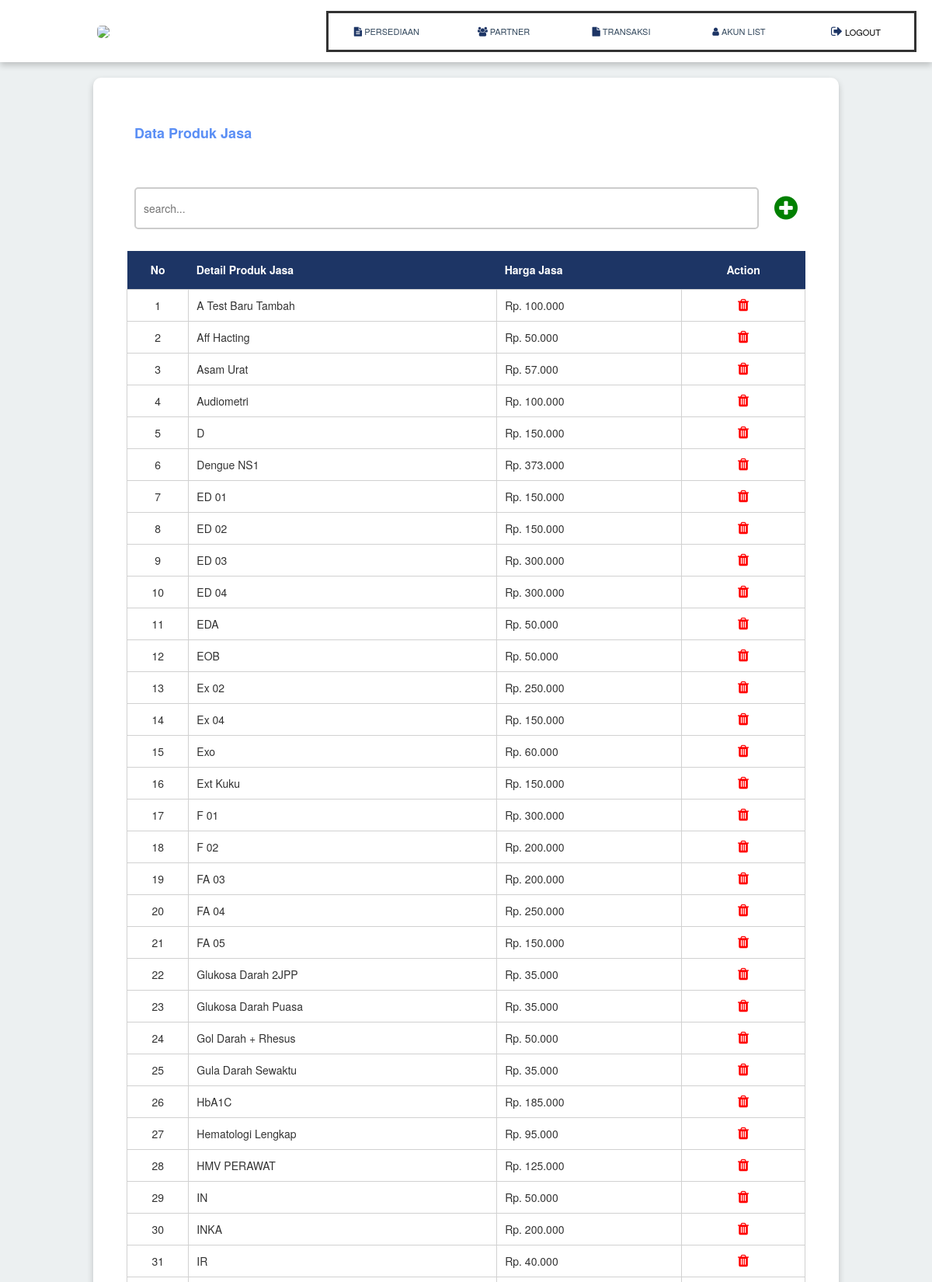
/account/list-jasa.php (signed in, upper part), run on the app's committed database.
### tables this page shows
CREATE TABLE `db_jasa` (
  `no` int(25) NOT NULL,
  `nama_jasa` varchar(100) NOT NULL,
  `harga` varchar(25) NOT NULL,
  `view` varchar(1) NOT NULL DEFAULT '1'
);

### account/list-jasa.php (the view, shortened to what this page needs)
<?php
include "akses.php";
include "mainhead.php";
?>
<table class="table-main">
<td style="padding:20px;">
<table style="width:95%;padding:20px;margin-top:30px;">
    <td colspan="2" ><font size="4" color="#5b8ff5"><b>Data Produk Jasa</b></font></td></tr>
    <td colspan="2" height="40">&nbsp;</td></tr>
    <td align="left" width="95%"><input type="text" id="myInput" onkeyup="myFunction()" placeholder="search..."></td>
    <td align="center" width="5%"><a href="add-jasa" tooltip='Tambah produk jasa' flow='left'><i class="fa fa-plus-circle" style="color:green;font-size:35px;"></i></a></td>
</table>
<table id="myTable" style="width:95%;padding:20px;margin-top:20px;">
  <tr class="header" height="50" style="background:#1d3565;color:white;">
    <th style="width:5%;padding:10px;"><center>No</center></th>
    <th style="width:25%;padding:10px;">Detail Produk Jasa</th>
    <th style="width:15%;padding:10px;">Harga Jasa</th>
    <th style="width:10%;padding:10px;"><center>Action</center></th>
  </tr>
<?php
$query=mysqli_query($koneksi,"SELECT * FROM db_jasa where view like '1' order by nama_jasa");
$no = 1;
while ($record=mysqli_fetch_array($query)){
  $hargarp = number_format($record['harga'],0,",",".");
  echo "
  <script type='text/javaScript'>
  function cek_hapus$no()
  {
      tanya = confirm('Anda ingin menghapus produk $record[nama_jasa] ?');
      if (tanya == true) return list-jasa();
      else return false;
  }
  function edit_jasa$no() {window.location = 'edit-jasa?no=$record[no]'}
  </script>
  <tr>
  <td style='border:1px solid #d1d1d1;padding:10px;'><center>$no</center></td>
  <td style='border:1px solid #d1d1d1;padding:10px;'>$record[nama_jasa]</td>
  <td style='border:1px solid #d1d1d1;padding:10px;'>Rp. $hargarp</td>
  <td style='border:1px solid #d1d1d1;padding:10px;'>
  <center>
  <a href='action/delete-jasa?no=$record[no]' tooltip='Hapus Produk Jasa' flow='left' ><i class='fa fa-trash' style='color:red;font-size:18px;' onclick='return cek_hapus$no();'></i></a>
  </center>
  </td>
  </tr>";
  $no++;
}
?>
</table>
</td>
</table>

### link/mystyle.css (style rules this page uses)
@media screen and (min-width: 279px) { * { margin:0px auto; } }
@media screen and (min-width: 479px) { * { margin:0px auto; } }
@media screen and (min-width: 679px) { * { margin:0px auto; } }
[tooltip] { position: relative; }
[tooltip]::before, [tooltip]::after { text-transform: none; font-size: .9em; line-height: 1; user-select: none; pointer-events: none; position: absolute; display: none; opacity: 0; }
[tooltip]::before { content: ''; border: 5px solid transparent; z-index: 1001; }
[tooltip]::after { content: attr(tooltip); font-family: Helvetica, sans-serif; text-align: center; min-width: 3em; max-width: 21em; white-space: nowrap; overflow: hidden; text-overflow: ellipsis; padding: 1ch 1.5ch; border-radius: .3ch; box-shadow: 0 1em 2em -.5em rgba(0, 0, 0, 0.35); background: #333; color: #fff; z-index: 1000; }
[tooltip][flow^="left"]::before { top: 50%; border-right-width: 0; border-left-color: #333; left: calc(0em - 5px); transform: translate(-.5em, -50%); }
[tooltip][flow^="left"]::after { top: 50%; right: calc(100% + 5px); transform: translate(-.5em, -50%); }
input[type=text],input[type=password],select,input[type=number],input[type=file],input[type=email],input[type=date],input[type=time],textarea { font-size: 14px; width: 100%; padding: 15px 10px; box-sizing: border-box; border: 2px solid #ccc; -webkit-transition: 0.5s; transition: 0.5s; outline: none; background-size: 30px; background-position: 5px 5px; background-repeat: no-repeat; padding-left: 10px; border-radius: 5px; }
.table-main { width: 80%; margin-bottom: 100px; padding: 100px 100px; border-radius: 10px; background: white; box-shadow: 0 4px 8px 0 rgba(0, 0, 0, 0.2); }
.table-main td { padding: 8px 10px; }

### data on the page
db_jasa: nama_jasa "A Test Baru Tambah", harga "100.000"
db_jasa: nama_jasa "Aff Hacting", harga "50.000"
db_jasa: nama_jasa "Asam Urat", harga "57.000"
db_jasa: nama_jasa "Audiometri", harga "100.000"
db_jasa: nama_jasa "D", harga "150.000"
db_jasa: nama_jasa "Dengue NS1", harga "373.000"
db_jasa: nama_jasa "ED 01", harga "150.000"
db_jasa: nama_jasa "ED 02", harga "150.000"
db_jasa: nama_jasa "ED 03", harga "300.000"
db_jasa: nama_jasa "ED 04", harga "300.000"
db_jasa: nama_jasa "EDA", harga "50.000"
db_jasa: nama_jasa "EOB", harga "50.000"
db_jasa: nama_jasa "Ex 02", harga "250.000"
db_jasa: nama_jasa "Ex 04", harga "150.000"
db_jasa: nama_jasa "Exo", harga "60.000"
db_jasa: nama_jasa "Ext Kuku", harga "150.000"
db_jasa: nama_jasa "F 01", harga "300.000"
db_jasa: nama_jasa "F 02", harga "200.000"
db_jasa: nama_jasa "FA 03", harga "200.000"
db_jasa: nama_jasa "FA 04", harga "250.000"
db_jasa: nama_jasa "FA 05", harga "150.000"
db_jasa: nama_jasa "Glukosa Darah 2JPP", harga "35.000"
db_jasa: nama_jasa "Glukosa Darah Puasa", harga "35.000"
db_jasa: nama_jasa "Gol Darah + Rhesus", harga "50.000"
db_jasa: nama_jasa "Gula Darah Sewaktu", harga "35.000"
db_jasa: nama_jasa "HbA1C", harga "185.000"
db_jasa: nama_jasa "Hematologi Lengkap", harga "95.000"
db_jasa: nama_jasa "HMV PERAWAT", harga "125.000"
db_jasa: nama_jasa "IN", harga "50.000"
db_jasa: nama_jasa "INKA", harga "200.000"
db_jasa: nama_jasa "IR", harga "40.000"
